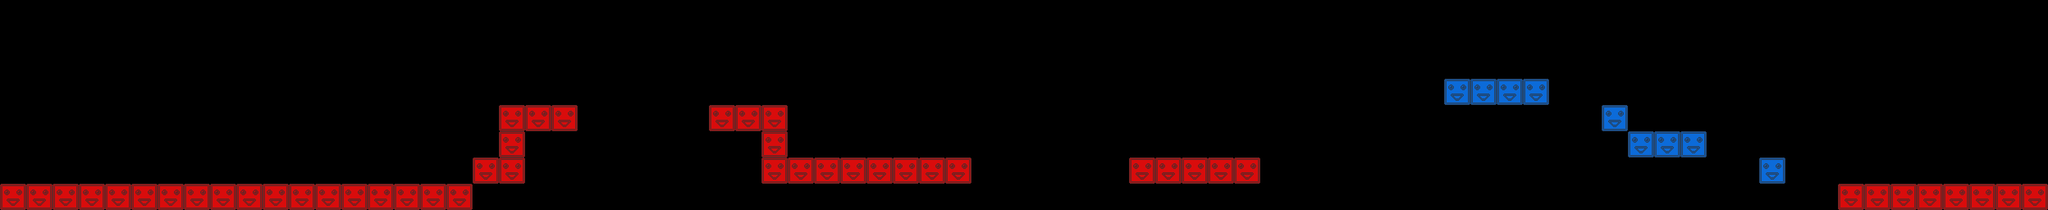

A level layout from a 2D game, rendered from its tile map. Below: a short description, then the map file with tile-grid data replaced by summaries:
An orthogonal 78x8 tile map with 32x32 px tiles, 3 tile layers (red, green, blue) and 28 objects.

<map version="1.0" orientation="orthogonal" width="78" height="8" tilewidth="32" tileheight="32">
 <tileset firstgid="1" name="blocks" tilewidth="32" tileheight="32">
  <image source="blocks.png" width="96" height="32" />
 </tileset>
 <layer name="red" width="78" height="8">
  <data>[624 cells, 49 non-empty, 1 distinct tile ids]</data>
 </layer>
 <layer name="green" width="78" height="8">
  <data>[624 cells, 0 non-empty, 0 distinct tile ids]</data>
 </layer>
 <layer name="blue" width="78" height="8">
  <data>[624 cells, 9 non-empty, 1 distinct tile ids]</data>
 </layer>
 <objectgroup name="crystals" width="78" height="8">
  <object x="272" y="145">
   <ellipse />
  </object>
  <object x="304" y="145">
   <ellipse />
  </object>
  <object x="529" y="177">
   <ellipse />
  </object>
  <object x="753" y="49">
   <ellipse />
  </object>
  <object x="786" y="49">
   <ellipse />
  </object>
  <object x="1041" y="177">
   <ellipse />
  </object>
  <object x="1074" y="177">
   <ellipse />
  </object>
  <object x="1105" y="176">
   <ellipse />
  </object>
  <object x="1138" y="177">
   <ellipse />
  </object>
  <object x="1585" y="144">
   <ellipse />
  </object>
  <object x="1680" y="111">
   <ellipse />
  </object>
  <object x="1824" y="16">
   <ellipse />
  </object>
  <object x="1968" y="113">
   <ellipse />
  </object>
  <object x="2066" y="145">
   <ellipse />
  </object>
  <object x="2162" y="177">
   <ellipse />
  </object>
  <object x="2322" y="209">
   <ellipse />
  </object>
  <object x="2354" y="209">
   <ellipse />
  </object>
  <object x="2416" y="146">
   <ellipse />
  </object>
 </objectgroup>
 <objectgroup name="ladder" width="78" height="8">
  <object x="353" y="97" width="31" height="126" />
 </objectgroup>
 <objectgroup name="platform" width="78" height="8">
  <object x="786" y="145" />
 </objectgroup>
 <objectgroup name="gun" width="78" height="8">
  <object x="169" y="132" />
  <object x="882" y="75" />
 </objectgroup>
 <objectgroup name="tunnel" width="78" height="8">
  <object x="1271" y="176" />
 </objectgroup>
 <objectgroup name="bridge" width="78" height="8">
  <object x="1615" y="195" />
 </objectgroup>
 <objectgroup name="enemySnail" width="78" height="8">
  <object x="446" y="151" />
 </objectgroup>
 <objectgroup name="rope" width="78" height="8">
  <object x="442" y="25" />
  <object x="202" y="42" />
 </objectgroup>
 <objectgroup name="spring" width="78" height="8">
  <object x="209" y="173" />
 </objectgroup>
</map>
